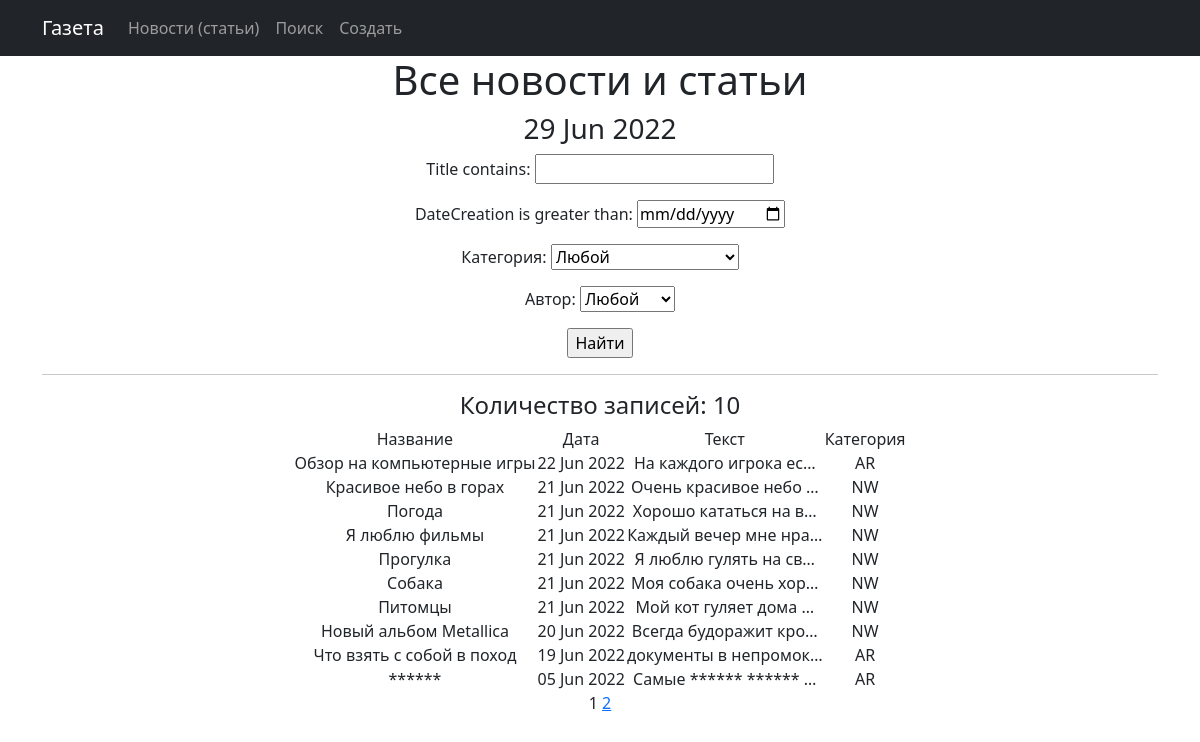
The app's page /news/search/ with its own data.
### news/models.py (models this page shows, shortened)
class Post(models.Model):
    author = models.ForeignKey(Author, on_delete=models.CASCADE)
    NEWS = 'NW'
    ARTICLE = 'AR'
    Category_Choises = (
        (NEWS, 'Новость'),
        (ARTICLE, 'Статья'),
    )
    Category_Type = models.CharField(max_length=2, choices=Category_Choises, default=ARTICLE)
    dateCreation = models.DateTimeField(auto_now_add=True)
    postCategory = models.ManyToManyField(Category, through='PostCategory')
    title = models.CharField(max_length=128)
    text = models.TextField()
    rating = models.SmallIntegerField(default=0)

### news/views.py (the view)
# urls.py: path('search/', NewsSearch.as_view(), name='news_search'),
class NewsSearch(ListView):
    model = Post
    ordering = 'title'
    template_name = 'search.html'
    context_object_name = 'news'
    ordering = '-dateCreation'
    paginate_by = 10
    def get_queryset(self):
        queryset = super().get_queryset()
        self.filterset = PostFilter(self.request.GET, queryset)
        return self.filterset.qs
    def get_context_data(self, **kwargs):
        context = super().get_context_data(**kwargs)
        context['time_now'] = datetime.utcnow()
        context['next_sale'] = None
        context['filterset'] = self.filterset
        return context

### news/models.py (called while the page is built)
    def __str__(self):
        return f'{self.authorUser.username}'

    def __str__(self):
        return self.name

### news/templatetags/custom_filters.py (called while the page is built)
@register.filter()
def censor(message: str):
    global string2
    ln = len(bad_words)
    censor = ''
    string = ''
    pattern = '*'
    for i in message:
        string += i
        string2 = string.lower()
        flag = 0
        for j in bad_words:
            if not string2 in j:
                flag += 1
            if string2 == j:
                censor += pattern * len(string)
                flag -= 1
                string = ''
        if flag == ln:
            censor += string
            string = ''
    if string2 != '' and string2 not in bad_words:
        censor += string
    elif string2 != '':
        censor += pattern * len(string)
    return censor

### news/templatetags/custom_tags.py (called while the page is built)
@register.simple_tag()
def current_time(format_string='%d %b %Y'):
    return datetime.utcnow().strftime(format_string)

@register.simple_tag(takes_context=True)
def url_replace(context, **kwargs):
   d = context['request'].GET.copy()
   for k, v in kwargs.items():
       d[k] = v
   return d.urlencode()

### templates/search.html (shortened to what this page needs)
{% extends 'flatpages/default.html' %}
{% load custom_tags %}
{% load custom_filters %}
{% block content %}
<h1> Все новости и статьи</h1>
   <h3>{% current_time '%d %b %Y' %}</h3>
   <form action="" method="get">
       {{ filterset.form.as_p }}
       <input type="submit" value="Найти" />
   </form>
   <hr>
    {% if news %}
    <h4>Количество записей: {{ news | length }} </h4>
        <table style="margin-left: auto; margin-right: auto;">
           <tr>
           <tr>
               <td style="text-align: center;"> Название</td>
               <td style="text-align: center;">Дата</td>
               <td style="text-align: center;">Текст</td>
               <td style="text-align: center;">Категория</td>
           </tr>
            {% for new in news %}
            <tr>
                <td style="text-align: center;"> {{new.title | censor}}</td>
                <td style="text-align: center;"> {{new.dateCreation|date:'d M Y'}}</td>
                <td style="text-align: center;"> {{new.text | censor | truncatechars:21}}</td>
                <td style="text-align: center;"> {{new.Category_Type}}</td>
            </tr>
            {% endfor %}
       </table>
    {% else %}
        <h2> Новостей и статей нет! </h2>
    {% endif %}
   {{ page_obj.number }}
   {% if page_obj.has_next %}
       <a href="?{% url_replace page=page_obj.next_page_number %}">{{ page_obj.next_page_number }}</a>
   {% endif %}
{% endblock content %}

### records on screen
Post: title|censor "Обзор на компьютерные игры", dateCreation "22 Jun 2022", text|censor "На каждого игрока ес…", Category_Type "AR"
Post: title|censor "Красивое небо в горах", dateCreation "21 Jun 2022", text|censor "Очень красивое небо …", Category_Type "NW"
Post: title|censor "Погода", dateCreation "21 Jun 2022", text|censor "Хорошо кататься на в…", Category_Type "NW"
Post: title|censor "Я люблю фильмы", dateCreation "21 Jun 2022", text|censor "Каждый вечер мне нра…", Category_Type "NW"
Post: title|censor "Прогулка", dateCreation "21 Jun 2022", text|censor "Я люблю гулять на св…", Category_Type "NW"
Post: title|censor "Собака", dateCreation "21 Jun 2022", text|censor "Моя собака очень хор…", Category_Type "NW"
Post: title|censor "Питомцы", dateCreation "21 Jun 2022", text|censor "Мой кот гуляет дома …", Category_Type "NW"
Post: title|censor "Новый альбом Metallica", dateCreation "20 Jun 2022", text|censor "Всегда будоражит кро…", Category_Type "NW"
Post: title|censor "Что взять с собой в поход", dateCreation "19 Jun 2022", text|censor "документы в непромок…", Category_Type "AR"
Post: title|censor "******", dateCreation "05 Jun 2022", text|censor "Самые ****** ****** …", Category_Type "AR"

### other values on screen
{{ news | length }} "10"
{{ page_obj.number }} "1"
{{ page_obj.next_page_number }} "2"
